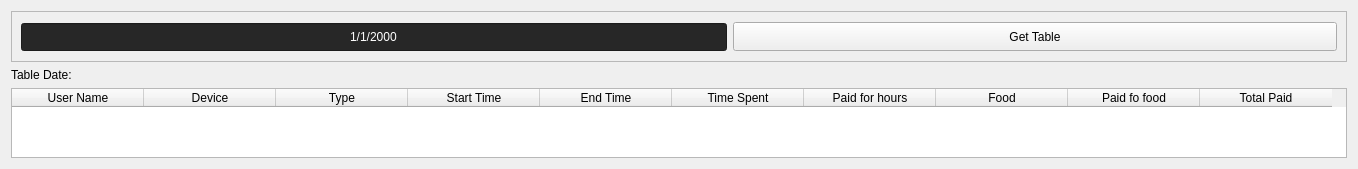
     <widget class="QWidget" name="tab_2">
      <attribute name="title">
       <string>Yeilds</string>
      </attribute>
      <layout class="QGridLayout" name="gridLayout_10">
       <item row="1" column="0">
        <widget class="QLabel" name="Table_date_label">
         <property name="styleSheet">
          <string notr="true">border-color:transparent</string>
         </property>
         <property name="text">
          <string>Table Date:</string>
         </property>
        </widget>
       </item>
       <item row="2" column="0">
        <widget class="QTableWidget" name="tableWidget_4">
         <property name="verticalScrollBarPolicy">
          <enum>Qt::ScrollBarAsNeeded</enum>
         </property>
         <property name="horizontalScrollBarPolicy">
          <enum>Qt::ScrollBarAlwaysOff</enum>
         </property>
         <property name="sizeAdjustPolicy">
          <enum>QAbstractScrollArea::AdjustToContents</enum>
         </property>
         <property name="editTriggers">
          <set>QAbstractItemView::DoubleClicked</set>
         </property>
         <property name="tabKeyNavigation">
          <bool>false</bool>
         </property>
         <property name="showDropIndicator" stdset="0">
          <bool>false</bool>
         </property>
         <property name="dragDropOverwriteMode">
          <bool>false</bool>
         </property>
         <property name="alternatingRowColors">
          <bool>true</bool>
         </property>
         <property name="selectionMode">
          <enum>QAbstractItemView::SingleSelection</enum>
         </property>
         <property name="sortingEnabled">
          <bool>true</bool>
         </property>
         <property name="columnCount">
          <number>10</number>
         </property>
         <attribute name="horizontalHeaderDefaultSectionSize">
          <number>132</number>
         </attribute>
         <column>
          <property name="text">
           <string>User Name</string>
          </property>
         </column>
         <column>
          <property name="text">
           <string>Device</string>
          </property>
         </column>
         <column>
          <property name="text">
           <string>Type</string>
          </property>
         </column>
         <column>
          <property name="text">
           <string>Start Time</string>
          </property>
         </column>
         <column>
          <property name="text">
           <string>End Time</string>
          </property>
         </column>
         <column>
          <property name="text">
           <string>Time Spent</string>
          </property>
         </column>
         <column>
          <property name="text">
           <string>Paid for hours</string>
          </property>
         </column>
         <column>
          <property name="text">
           <string>Food</string>
          </property>
         </column>
         <column>
          <property name="text">
           <string>Paid fo food</string>
          </property>
         </column>
         <column>
          <property name="text">
           <string>Total Paid</string>
          </property>
         </column>
        </widget>
       </item>
       <item row="0" column="0">
        <widget class="QFrame" name="frame_5">
         <property name="frameShape">
          <enum>QFrame::StyledPanel</enum>
         </property>
         <property name="frameShadow">
          <enum>QFrame::Raised</enum>
         </property>
         <layout class="QGridLayout" name="gridLayout_11">
          <item row="0" column="0">
           <widget class="QDateEdit" name="yield_table_dateEdit">
            <property name="palette">
             <palette>
              <active>
               <colorrole role="WindowText">
                <brush brushstyle="SolidPattern">
                 <color alpha="255">
                  <red>255</red>
                  <green>255</green>
                  <blue>255</blue>
                 </color>
                </brush>
               </colorrole>
               <colorrole role="Button">
                <brush brushstyle="SolidPattern">
                 <color alpha="255">
                  <red>39</red>
                  <green>39</green>
                  <blue>39</blue>
                 </color>
                </brush>
               </colorrole>
               <colorrole role="Text">
                <brush brushstyle="SolidPattern">
                 <color alpha="255">
                  <red>255</red>
                  <green>255</green>
                  <blue>255</blue>
                 </color>
                </brush>
               </colorrole>
               <colorrole role="ButtonText">
                <brush brushstyle="SolidPattern">
                 <color alpha="255">
                  <red>255</red>
                  <green>255</green>
                  <blue>255</blue>
                 </color>
                </brush>
               </colorrole>
               <colorrole role="Base">
                <brush brushstyle="SolidPattern">
                 <color alpha="255">
                  <red>39</red>
                  <green>39</green>
                  <blue>39</blue>
                 </color>
                </brush>
               </colorrole>
               <colorrole role="Window">
                <brush brushstyle="SolidPattern">
                 <color alpha="255">
                  <red>39</red>
                  <green>39</green>
                  <blue>39</blue>
                 </color>
                </brush>
               </colorrole>
               <colorrole role="Highlight">
                <brush brushstyle="SolidPattern">
                 <color alpha="255">
                  <red>213</red>
                  <green>0</green>
                  <blue>18</blue>
                 </color>
                </brush>
               </colorrole>
               <colorrole role="PlaceholderText">
                <brush brushstyle="NoBrush">
                 <color alpha="128">
                  <red>255</red>
                  <green>255</green>
                  <blue>255</blue>
                 </color>
                </brush>
               </colorrole>
              </active>
              <inactive>
               <colorrole role="WindowText">
                <brush brushstyle="SolidPattern">
                 <color alpha="255">
                  <red>255</red>
                  <green>255</green>
                  <blue>255</blue>
                 </color>
                </brush>
               </colorrole>
               <colorrole role="Button">
                <brush brushstyle="SolidPattern">
                 <color alpha="255">
                  <red>39</red>
                  <green>39</green>
                  <blue>39</blue>
                 </color>
                </brush>
               </colorrole>
               <colorrole role="Text">
                <brush brushstyle="SolidPattern">
                 <color alpha="255">
                  <red>255</red>
                  <green>255</green>
                  <blue>255</blue>
                 </color>
                </brush>
               </colorrole>
               <colorrole role="ButtonText">
                <brush brushstyle="SolidPattern">
                 <color alpha="255">
                  <red>255</red>
                  <green>255</green>
                  <blue>255</blue>
                 </color>
                </brush>
               </colorrole>
               <colorrole role="Base">
                <brush brushstyle="SolidPattern">
                 <color alpha="255">
                  <red>39</red>
                  <green>39</green>
                  <blue>39</blue>
                 </color>
                </brush>
               </colorrole>
               <colorrole role="Window">
                <brush brushstyle="SolidPattern">
                 <color alpha="255">
                  <red>39</red>
                  <green>39</green>
                  <blue>39</blue>
                 </color>
                </brush>
               </colorrole>
               <colorrole role="Highlight">
                <brush brushstyle="SolidPattern">
                 <color alpha="255">
                  <red>213</red>
                  <green>0</green>
                  <blue>18</blue>
                 </color>
                </brush>
               </colorrole>
               <colorrole role="PlaceholderText">
                <brush brushstyle="NoBrush">
                 <color alpha="128">
                  <red>255</red>
                  <green>255</green>
                  <blue>255</blue>
                 </color>
                </brush>
               </colorrole>
              </inactive>
              <disabled>
               <colorrole role="WindowText">
                <brush brushstyle="SolidPattern">
                 <color alpha="255">
                  <red>255</red>
                  <green>255</green>
                  <blue>255</blue>
                 </color>
                </brush>
               </colorrole>
               <colorrole role="Button">
                <brush brushstyle="SolidPattern">
                 <color alpha="255">
                  <red>39</red>
                  <green>39</green>
                  <blue>39</blue>
                 </color>
                </brush>
               </colorrole>
               <colorrole role="Text">
                <brush brushstyle="SolidPattern">
                 <color alpha="255">
                  <red>255</red>
                  <green>255</green>
                  <blue>255</blue>
                 </color>
                </brush>
               </colorrole>
               <colorrole role="ButtonText">
                <brush brushstyle="SolidPattern">
                 <color alpha="255">
                  <red>255</red>
                  <green>255</green>
                  <blue>255</blue>
                 </color>
                </brush>
               </colorrole>
               <colorrole role="Base">
                <brush brushstyle="SolidPattern">
                 <color alpha="255">
                  <red>39</red>
                  <green>39</green>
                  <blue>39</blue>
                 </color>
                </brush>
               </colorrole>
               <colorrole role="Window">
                <brush brushstyle="SolidPattern">
                 <color alpha="255">
                  <red>39</red>
                  <green>39</green>
                  <blue>39</blue>
                 </color>
                </brush>
               </colorrole>
               <colorrole role="Highlight">
                <brush brushstyle="SolidPattern">
                 <color alpha="255">
                  <red>0</red>
                  <green>120</green>
                  <blue>215</blue>
                 </color>
                </brush>
               </colorrole>
               <colorrole role="PlaceholderText">
                <brush brushstyle="NoBrush">
                 <color alpha="128">
                  <red>255</red>
                  <green>255</green>
                  <blue>255</blue>
                 </color>
                </brush>
               </colorrole>
              </disabled>
             </palette>
            </property>
            <property name="toolTip">
             <string>&lt;html&gt;&lt;head/&gt;&lt;body&gt;&lt;p&gt;&lt;span style=&quot; font-size:14pt; color:#8b0000;&quot;&gt;The Day You Want To Show Its Yields&lt;/span&gt;&lt;/p&gt;&lt;/body&gt;&lt;/html&gt;</string>
            </property>
            <property name="styleSheet">
             <string notr="true">min-width : 700px;
min-height : 24px;
margin-top : 1px</string>
            </property>
            <property name="locale">
             <locale language="English" country="UnitedStates"/>
            </property>
            <property name="alignment">
             <set>Qt::AlignCenter</set>
            </property>
            <property name="buttonSymbols">
             <enum>QAbstractSpinBox::NoButtons</enum>
            </property>
            <property name="displayFormat">
             <string>d/M/yyyy</string>
            </property>
           </widget>
          </item>
          <item row="0" column="1">
           <widget class="QPushButton" name="Get_table_button">
            <property name="cursor">
             <cursorShape>PointingHandCursor</cursorShape>
            </property>
            <property name="styleSheet">
             <string notr="true">margin-top : 1px;
max-height : 17px; 
padding : 5px;</string>
            </property>
            <property name="text">
             <string>Get Table</string>
            </property>
           </widget>
          </item>
         </layout>
        </widget>
       </item>
      </layout>
      <zorder>frame_5</zorder>
      <zorder>Table_date_label</zorder>
      <zorder>tableWidget_4</zorder>
     </widget>
